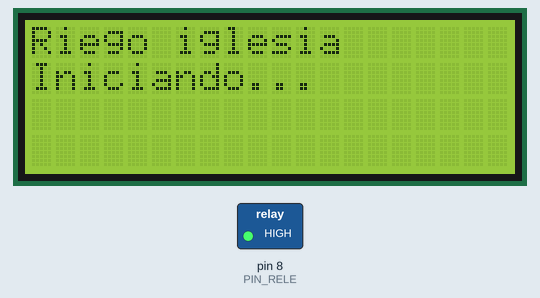
Bench run of a sketch on a simulated Arduino Uno, built with avr-gcc and run on an emulated ATmega328P. Parts: 20×4 character LCD, switched loads named in the sketch (green lamp = pin HIGH). The local clock reads 2024-03-15 10:24:30 at power-on unless the sketch sets it; what the sketch prints to the serial monitor is not drawn.

Above: at 0.1 s.
At 2.55 s:
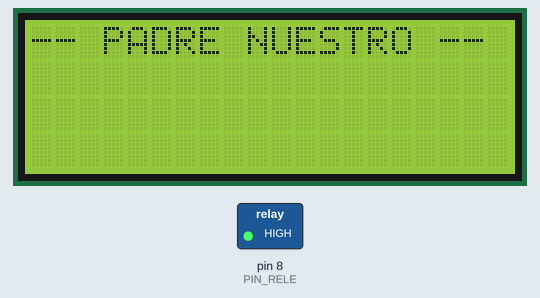
At 11.73 s:
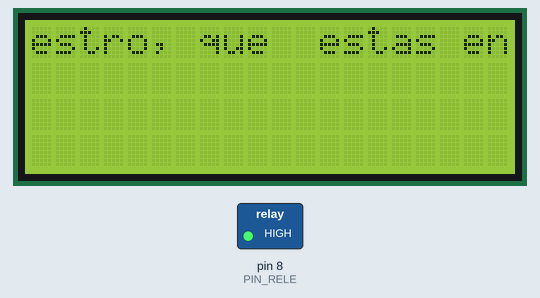
At 20.92 s:
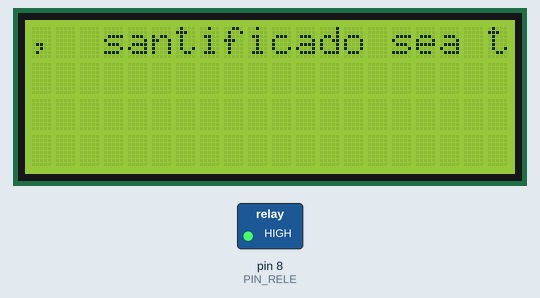
At 30.1 s:
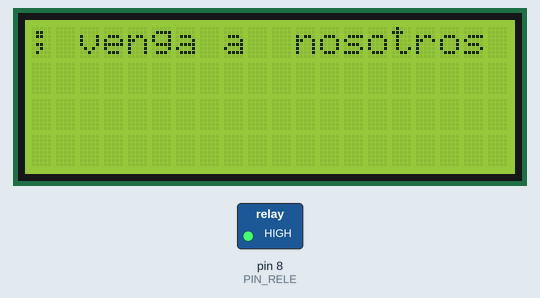
At 39.6 s:
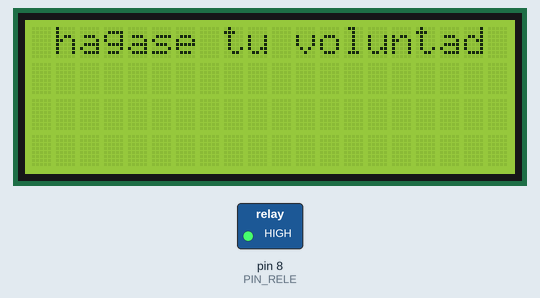

The sketch:

riego_ds3231.ino
```cpp
/*
 * ============================================================================
 *  RIEGO AUTOMATICO OFFLINE  -  Iglesia
 *  Arduino UNO R4 WiFi (funciona SIN internet ni WiFi)
 * ============================================================================
 *
 *  Que hace:
 *    - El horario (dias, hora y duracion) esta escrito aqui en el codigo.
 *    - Un modulo RTC DS3231 mantiene la fecha y la hora corriendo solo,
 *      con su propia pila, aunque no haya internet ni corriente.
 *    - Enciende la electrovalvula (rele) el dia y la hora programados, y la
 *      apaga cuando se cumple la duracion.
 *    - Muestra el Padre Nuestro y el Ave Maria corriendo en la LCD.
 *
 *  NECESITAS un modulo RTC DS3231 (el "temporizador", con pila).
 *
 *  CONEXIONES:
 *    Rele:    pin 8 -> IN1 | 5V -> VCC | GND -> GND   (active-LOW)
 *             +12V -> COM  | NO -> valvula | valvula -> GND fuente
 *             Diodo 1N4007 en paralelo con la valvula (raya hacia +12V)
 *    DS3231:  VCC -> 5V | GND -> GND | SDA -> A4 | SCL -> A5
 *    LCD (paralelo 4 bits):
 *             GND->GND VDD->5V VO->pote10k(centro) RS->12 RW->GND
 *             E->11 D4->5 D5->4 D6->3 D7->2 BLA->5V(220ohm) BLK->GND
 *
 *  LIBRERIAS A INSTALAR (Gestor de librerias del IDE):
 *    - RTClib  (por Adafruit)
 *    (LiquidCrystal ya viene incluida con el IDE)
 * ============================================================================
 */

#include <Wire.h>
#include <RTClib.h>
#include <LiquidCrystal.h>

// ####################  PROGRAMA DE RIEGO  ####################
// #########  Edita SOLO esta seccion a tu gusto  #############
//
//  Pon 'true' en los dias que quieras regar y 'false' en los que no.
const bool RIEGA_LUNES     = true;
const bool RIEGA_MARTES    = false;
const bool RIEGA_MIERCOLES = true;
const bool RIEGA_JUEVES    = false;
const bool RIEGA_VIERNES   = true;
const bool RIEGA_SABADO    = false;
const bool RIEGA_DOMINGO   = true;

const int HORA_RIEGO   = 6;    // hora de inicio  (0 a 23)
const int MINUTO_RIEGO = 0;    // minuto de inicio (0 a 59)
const int DURACION_MIN = 45;   // cuanto dura el riego, en minutos
// ############################################################

// ============================ CONFIGURACION HARDWARE =======================
const int  PIN_RELE         = 8;
const bool RELE_ACTIVO_BAJO = true;

const uint8_t LCD_COLS = 20;
const uint8_t LCD_ROWS = 4;
const int     FILA_TEXTO = 0;                    // renglon donde corre el texto (0-3)
const unsigned long SCROLL_MS = 300;             // velocidad de la marquesina (ms/caracter)
// ==========================================================================

// LCD en modo paralelo 4 bits.  Orden: (RS, E, D4, D5, D6, D7)
LiquidCrystal lcd(12, 11, 5, 4, 3, 2);
RTC_DS3231    rtc;

// ---- Estado ----
bool          releEncendido     = false;
unsigned long instanteEncendido = 0;
int           ultimoMinDisparo  = -1;
bool          rtcOk             = false;

// ---- Marquesina ----
int           posMarq      = 0;
unsigned long ultimoScroll  = 0;
String        marquesina    = "";
int           lenMarq       = 0;

// ---- Oraciones (sin acentos: la LCD estandar no los muestra bien) ----
const char* LINEAS[] = {
  "-- PADRE NUESTRO --",
  "Padre nuestro, que", "estas en el cielo,", "santificado sea tu",
  "Nombre; venga a", "nosotros tu reino;", "hagase tu voluntad",
  "en la tierra como", "en el cielo. Danos", "hoy nuestro pan de",
  "cada dia; perdona", "nuestras ofensas,", "como nosotros",
  "perdonamos a los", "que nos ofenden;", "no nos dejes caer",
  "en la tentacion, y", "libranos del mal.", "Amen.", "",
  "--- AVE MARIA ---",
  "Dios te salve,", "Maria, llena eres", "de gracia, el Senor",
  "es contigo; bendita", "tu eres entre todas", "las mujeres, y",
  "bendito es el fruto", "de tu vientre, Jesus", "Santa Maria, Madre",
  "de Dios, ruega por", "nosotros, pecadores,", "ahora y en la hora",
  "de nuestra muerte.", "Amen.", ""
};
const int N_LINEAS = sizeof(LINEAS) / sizeof(LINEAS[0]);

// ============================ RELE =========================================
void aplicarRele(bool encender) {
  releEncendido = encender;
  uint8_t nivel;
  if (RELE_ACTIVO_BAJO) nivel = encender ? LOW : HIGH;
  else                  nivel = encender ? HIGH : LOW;
  digitalWrite(PIN_RELE, nivel);
}

// ¿Hoy toca regar?  dow: 0=Domingo, 1=Lunes ... 6=Sabado (formato de RTClib)
bool riegaHoy(int dow) {
  switch (dow) {
    case 0: return RIEGA_DOMINGO;
    case 1: return RIEGA_LUNES;
    case 2: return RIEGA_MARTES;
    case 3: return RIEGA_MIERCOLES;
    case 4: return RIEGA_JUEVES;
    case 5: return RIEGA_VIERNES;
    case 6: return RIEGA_SABADO;
  }
  return false;
}

// ============================ LCD ==========================================
void lcdMensaje(const char* l1, const char* l2) {
  lcd.clear();
  lcd.setCursor(0, 0); lcd.print(l1);
  lcd.setCursor(0, 1); lcd.print(l2);
}

void construirMarquesina() {
  marquesina = "";
  for (int i = 0; i < N_LINEAS; i++) {
    marquesina += LINEAS[i];
    marquesina += "  ";
  }
  for (int i = 0; i < LCD_COLS; i++) marquesina += ' ';
  lenMarq = marquesina.length();
}

void actualizarLCD() {
  if (millis() - ultimoScroll < SCROLL_MS) return;
  ultimoScroll = millis();
  char buf[LCD_COLS + 1];
  for (int i = 0; i < LCD_COLS; i++) buf[i] = marquesina[(posMarq + i) % lenMarq];
  buf[LCD_COLS] = '\0';
  lcd.setCursor(0, FILA_TEXTO);
  lcd.print(buf);
  posMarq = (posMarq + 1) % lenMarq;
}

// ============================ DIAGNOSTICO ==================================
void imprimirHoraRTC() {
  if (!rtcOk) { Serial.println(F(">> RTC no disponible.")); return; }
  const char* dias[7] = {"Domingo","Lunes","Martes","Miercoles",
                         "Jueves","Viernes","Sabado"};
  DateTime now = rtc.now();
  char b[40];
  snprintf(b, sizeof(b), "%02d/%02d/%04d  %02d:%02d:%02d",
           now.day(), now.month(), now.year(),
           now.hour(), now.minute(), now.second());
  Serial.print(F(">> El Arduino cree que es: "));
  Serial.print(dias[now.dayOfTheWeek()]);
  Serial.print(F("  "));
  Serial.println(b);
}

// ============================ LOGICA DE RIEGO =============================
void logicaRiego() {
  if (!rtcOk) return;
  DateTime now = rtc.now();
  int hh = now.hour();
  int mm = now.minute();

  // Disparo por horario (una sola vez por minuto coincidente)
  if (!releEncendido) {
    if (riegaHoy(now.dayOfTheWeek()) && hh == HORA_RIEGO && mm == MINUTO_RIEGO
        && mm != ultimoMinDisparo) {
      ultimoMinDisparo  = mm;
      instanteEncendido = millis();
      aplicarRele(true);
      Serial.println(F(">> RIEGO INICIADO"));
    }
  }

  // Apagado por duracion cumplida
  if (releEncendido &&
      millis() - instanteEncendido >= (unsigned long)DURACION_MIN * 60000UL) {
    aplicarRele(false);
    Serial.println(F(">> Riego terminado"));
  }
}

// ============================ SETUP / LOOP ================================
void setup() {
  // Fail-safe: rele APAGADO antes de configurar el pin como salida
  digitalWrite(PIN_RELE, RELE_ACTIVO_BAJO ? HIGH : LOW);
  pinMode(PIN_RELE, OUTPUT);
  aplicarRele(false);

  Serial.begin(9600);
  Wire.begin();
  lcd.begin(LCD_COLS, LCD_ROWS);
  lcdMensaje("Riego iglesia", "Iniciando...");

  // ---- Arranque del reloj DS3231 ----
  if (!rtc.begin()) {
    rtcOk = false;
    lcdMensaje("Error: sin RTC", "Revisa DS3231");
    Serial.println(F("*** No se encontro el modulo DS3231. Revisa el cableado I2C."));
  } else {
    rtcOk = true;
    // Si la pila se agoto o es la primera vez, pone la hora de compilacion.
    if (rtc.lostPower()) {
      rtc.adjust(DateTime(F(__DATE__), F(__TIME__)));
      Serial.println(F(">> RTC puesto en hora (hora de compilacion)."));
    }
    // ---- Para poner la hora MANUALMENTE, descomenta la linea de abajo,
    //      ajusta los numeros (anio, mes, dia, hora, min, seg), sube el
    //      codigo UNA vez, y luego vuelvela a comentar y sube otra vez: ----
    // rtc.adjust(DateTime(2026, 7, 20, 14, 30, 0));
    imprimirHoraRTC();
  }
  delay(2000);

  construirMarquesina();
  lcd.clear();
  ultimoScroll = millis();
}

void loop() {
  logicaRiego();     // enciende/apaga el rele segun el horario programado
  actualizarLCD();   // oraciones corriendo en la pantalla

  // Muestra la hora del reloj en la terminal cada 10 s (diagnostico)
  static unsigned long ultimoAviso = 0;
  if (millis() - ultimoAviso >= 10000) {
    ultimoAviso = millis();
    imprimirHoraRTC();
  }

  delay(50);
}
```
